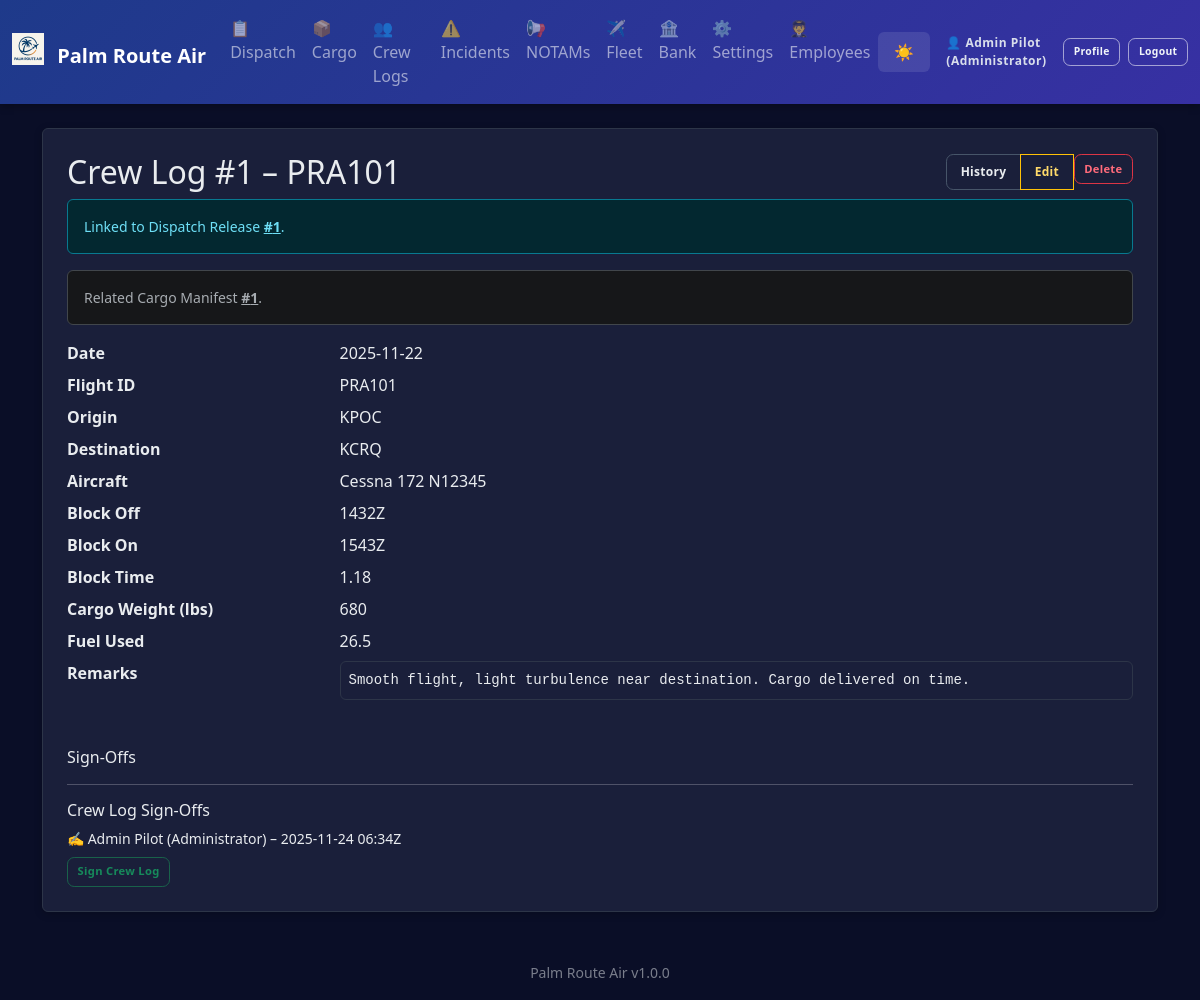
/crew/1 (signed in), run on the app's committed database.
### app.py (models this page shows, shortened)
class AppSettings(db.Model):
    id = db.Column(db.Integer, primary_key=True)
    company_name = db.Column(db.String(100), default='Palm Route Air')
    logo_filename = db.Column(db.String(120))  # stored in static/logos/
    difficulty = db.Column(db.String(20), default='Normal')  # Easy, Normal, Hard, Realistic
    realism_fuel_variance = db.Column(db.Float, default=0.05)  # ±5% revenue jitter
    realism_destination_penalty = db.Column(db.Float, default=0.25)  # 25% penalty for missed destination
    currency_symbol = db.Column(db.String(5), default='$')
    distance_unit = db.Column(db.String(10), default='NM')  # NM or KM
    weight_unit = db.Column(db.String(10), default='lbs')  # lbs or kg
    show_workflow_help = db.Column(db.Integer, default=1)  # 1 = show, 0 = hide

class Employee(db.Model):
    id = db.Column(db.Integer, primary_key=True)
    name = db.Column(db.String(100), nullable=False)
    email = db.Column(db.String(120), unique=True)
    role = db.Column(db.String(50), default='Pilot')
    hire_date = db.Column(db.Date, default=datetime.date.today)
    active = db.Column(db.Integer, default=1)
    password_hash = db.Column(db.String(255))

class CrewLog(db.Model):
    id = db.Column(db.Integer, primary_key=True)
    date = db.Column(db.String(20))
    flight_id = db.Column(db.String(20))
    origin = db.Column(db.String(10))
    destination = db.Column(db.String(10))
    aircraft = db.Column(db.String(50))
    block_off = db.Column(db.String(10))
    block_on = db.Column(db.String(10))
    block_time = db.Column(db.String(10))
    cargo_weight = db.Column(db.String(20))
    fuel_used = db.Column(db.String(20))  # actual fuel used (numeric)
    remarks = db.Column(db.Text)
    dispatch_release_id = db.Column(db.Integer, db.ForeignKey('dispatch_release.id'))
    cargo_manifest_id = db.Column(db.Integer, db.ForeignKey('cargo_manifest.id'))
    dispatch_release = db.relationship('DispatchRelease', lazy='joined')
    cargo_manifest = db.relationship('CargoManifest', lazy='joined')
    signoffs = db.relationship('CrewLogSignOff', backref='crew_log', lazy='dynamic')

class CrewLogSignOff(db.Model):
    id = db.Column(db.Integer, primary_key=True)
    crew_log_id = db.Column(db.Integer, db.ForeignKey('crew_log.id'), nullable=False)
    employee_id = db.Column(db.Integer, db.ForeignKey('employee.id'), nullable=False)
    timestamp = db.Column(db.DateTime, default=datetime.datetime.utcnow)
    employee = db.relationship('Employee', lazy='joined')

### app.py (the view)
@app.route('/crew/<int:id>')
@login_required
def crew_detail(id):
    c = CrewLog.query.get_or_404(id)
    dispatch_ref = DispatchRelease.query.get(c.dispatch_release_id) if c.dispatch_release_id else None
    cargo_ref = CargoManifest.query.get(c.cargo_manifest_id) if c.cargo_manifest_id else None
    signoffs = c.signoffs.order_by(CrewLogSignOff.timestamp.asc()).all()
    return render_template('crew_detail.html', c=c, dispatch_ref=dispatch_ref, cargo_ref=cargo_ref, signoffs=signoffs)

### app.py (called while the page is built)
def login_required(f):
    @wraps(f)
    def wrapper(*args, **kwargs):
        if not session.get('employee_id'):
            flash('Login required.', 'error')
            return redirect(url_for('login'))
        return f(*args, **kwargs)
    return wrapper

@app.before_request
def enforce_login_globally():
    public_endpoints = {'login', 'logout', 'static'}
    if request.endpoint in public_endpoints or request.endpoint is None:
        return
    if not session.get('employee_id'):
        return redirect(url_for('login'))

@app.context_processor
def inject_settings():
    try:
        settings = AppSettings.query.first()
        if not settings:
            settings = AppSettings(company_name='Palm Route Air')
    except:
        settings = None
    current_employee = None
    if session.get('employee_id'):
        current_employee = Employee.query.get(session['employee_id'])
    return dict(app_settings=settings, app_version=APP_VERSION, current_employee=current_employee)

### templates/crew_detail.html
{% extends 'base.html' %}
{% block content %}
<div class="p-4 bg-white rounded shadow-sm">
  <div class="d-flex justify-content-between align-items-center mb-2">
    <h2 class="mb-0">Crew Log #{{ c.id }} – {{ c.flight_id }}</h2>
    <div class="btn-group btn-group-sm">
      <a href="{{ url_for('crew_history') }}" class="btn btn-outline-secondary">History</a>
      <a href="{{ url_for('crew_edit', id=c.id) }}" class="btn btn-outline-warning">Edit</a>
      <form action="{{ url_for('delete_crew', id=c.id) }}" method="post" class="d-inline" onsubmit="return confirm('Delete this crew log entry?');">
        <button class="btn btn-outline-danger btn-sm">Delete</button>
      </form>
    </div>
  </div>
  {% if c.dispatch_release_id %}
    <div class="alert alert-info small mb-3">Linked to Dispatch Release <a href="{{ url_for('dispatch_detail', id=c.dispatch_release_id) }}" class="alert-link">#{{ c.dispatch_release_id }}</a>.</div>
  {% endif %}
  {% if c.cargo_manifest_id %}
    <div class="alert alert-secondary small mb-3">Related Cargo Manifest <a href="{{ url_for('cargo_detail', id=c.cargo_manifest_id) }}" class="alert-link">#{{ c.cargo_manifest_id }}</a>.</div>
  {% endif %}
  <dl class="row mb-0">
    <dt class="col-sm-3">Date</dt><dd class="col-sm-9">{{ c.date }}</dd>
    <dt class="col-sm-3">Flight ID</dt><dd class="col-sm-9">{{ c.flight_id }}</dd>
    <dt class="col-sm-3">Origin</dt><dd class="col-sm-9">{{ c.origin }}</dd>
    <dt class="col-sm-3">Destination</dt><dd class="col-sm-9">{{ c.destination }}</dd>
    <dt class="col-sm-3">Aircraft</dt><dd class="col-sm-9">{{ c.aircraft }}</dd>
    <dt class="col-sm-3">Block Off</dt><dd class="col-sm-9">{{ c.block_off }}</dd>
    <dt class="col-sm-3">Block On</dt><dd class="col-sm-9">{{ c.block_on }}</dd>
    <dt class="col-sm-3">Block Time</dt><dd class="col-sm-9">{{ c.block_time }}</dd>
    <dt class="col-sm-3">Cargo Weight (lbs)</dt><dd class="col-sm-9">{{ c.cargo_weight }}</dd>
    <dt class="col-sm-3">Fuel Used</dt><dd class="col-sm-9">{{ c.fuel_used or '—' }}</dd>
    <dt class="col-sm-3">Remarks</dt><dd class="col-sm-9"><pre class="small bg-light p-2 border rounded" style="white-space:pre-wrap">{{ c.remarks }}</pre></dd>
  </dl>
  <div class="mt-4">
    <h3 class="h6">Sign-Offs</h3>
    <hr class="my-3">
    <div>
      <h5 class="h6 mb-2">Crew Log Sign-Offs</h5>
      {% if signoffs and signoffs|length > 0 %}
        <ul class="list-unstyled small mb-2">
          {% for so in signoffs %}
            <li class="mb-1">✍️ {{ so.employee.name }} ({{ so.employee.role }}) – {{ so.timestamp.strftime('%Y-%m-%d %H:%MZ') }}</li>
          {% endfor %}
        </ul>
      {% else %}
        <p class="small text-muted mb-2">No sign-offs yet.</p>
      {% endif %}
      {% if current_employee %}
        <form method="post" action="{{ url_for('crew_sign', id=c.id) }}" class="d-inline">
          <button class="btn btn-outline-success btn-sm" {% if signoffs and signoffs|selectattr('employee_id','equalto', current_employee.id)|list|length > 0 %}disabled{% endif %}>Sign Crew Log</button>
        </form>
      {% else %}
        <a href="{{ url_for('login') }}" class="btn btn-outline-primary btn-sm">Login to sign</a>
      {% endif %}
    </div>
  </div>
</div>
{% endblock %}

### templates/base.html (shortened to what this page needs)
<!doctype html>
<html lang="en" data-bs-theme="dark">
  <head>
    <link href="https://cdn.jsdelivr.net/npm/bootstrap@5.3.3/dist/css/bootstrap.min.css" rel="stylesheet">
  </head>
  <body>
    <nav class="navbar navbar-expand-lg navbar-dark mb-4">
      <div class="container-fluid">
        <a class="navbar-brand fw-bold" href="{{ url_for('index') }}">
          {% if app_settings and app_settings.logo_filename %}
            <img src="{{ url_for('static', filename='logos/' + app_settings.logo_filename) }}" height="32" class="me-2" style="vertical-align: -0.125em;" alt="Logo">
          {% endif %}
          {{ app_settings.company_name if app_settings else 'Palm Route Air' }}
        </a>
        <div class="collapse navbar-collapse" id="navbarNav">
          <ul class="navbar-nav me-auto">
            <li class="nav-item"><a class="nav-link" href="{{ url_for('dispatch_history') }}">📋 Dispatch</a></li>
            <li class="nav-item"><a class="nav-link" href="{{ url_for('cargo_history') }}">📦 Cargo</a></li>
            <li class="nav-item"><a class="nav-link" href="{{ url_for('crew_history') }}">👥 Crew Logs</a></li>
            <li class="nav-item"><a class="nav-link" href="{{ url_for('incident_history') }}">⚠️ Incidents</a></li>
            <li class="nav-item"><a class="nav-link" href="{{ url_for('notams_history') }}">📢 NOTAMs</a></li>
            <li class="nav-item"><a class="nav-link" href="{{ url_for('fleet_history') }}">✈️ Fleet</a></li>
            <li class="nav-item"><a class="nav-link" href="{{ url_for('economy_ledger') }}">🏦 Bank</a></li>
            <li class="nav-item"><a class="nav-link" href="{{ url_for('settings') }}">⚙️ Settings</a></li>
            {% if current_employee and current_employee.role in ['Manager','Administrator'] %}
            <li class="nav-item"><a class="nav-link" href="{{ url_for('employees') }}">🧑‍✈️ Employees</a></li>
            {% endif %}
          </ul>
          <button class="theme-toggle text-white" onclick="toggleTheme()" title="Toggle theme">
            <span id="theme-icon">🌙</span>
          </button>
          <div class="ms-3 d-flex align-items-center auth-actions">
            {% if current_employee %}
              <span class="auth-user-text me-2">👤 {{ current_employee.name }} ({{ current_employee.role }})</span>
              <a href="{{ url_for('profile') }}" class="btn btn-outline-light btn-sm me-2" title="View Profile">Profile</a>
              <a href="{{ url_for('logout') }}" class="btn btn-outline-light btn-sm" title="Logout">Logout</a>
            {% else %}
              <a href="{{ url_for('login') }}" class="btn btn-outline-light btn-sm" title="Employee Login">Login</a>
            {% endif %}
          </div>
        </div>
      </div>
    </nav>
    <main class="container mb-5">
      {% block content %}{% endblock %}
    </main>
    <footer class="container text-center pb-3">
      <small class="text-muted">{{ app_settings.company_name if app_settings else 'Palm Route Air' }} {{ app_version }}</small>
    </footer>
  </body>
</html>

### templates/base.html (style rules this page uses)
:root { --pra-primary: #0d6efd; --pra-secondary: #6c757d; --pra-success: #198754; --pra-danger: #dc3545; --pra-warning: #ffc107; --pra-info: #0dcaf0; --pra-thead-bg-light: #e9ecef; --pra-thead-color-light: #212529; --pra-thead-bg-dark: #1f2542; --pra-thead-color-dark: #f8f9fa; }
[data-bs-theme="dark"] { --bs-body-bg: #0a0e27; --bs-body-color: #e9ecef; --bs-card-bg: #1a1f3a; --bs-border-color: #2d3548; --bs-emphasis-color: #ffffff; }
body { background: var(--bs-body-bg); color: var(--bs-body-color); transition: background-color 0.3s ease, color 0.3s ease; }
.bg-white, .bg-light { background-color: var(--bs-card-bg) !important; border-color: var(--bs-border-color); }
.navbar { background: linear-gradient(135deg, #1e3a8a 0%, #3730a3 100%) !important; box-shadow: 0 2px 8px rgba(0,0,0,0.3); }
[data-bs-theme="dark"] .navbar .btn-outline-light { color: #f8f9fa !important; border-color: rgba(255,255,255,0.5) !important; background-color: transparent !important; }
.auth-actions .btn { transition: background-color .15s, color .15s, border-color .15s; }
.auth-user-text { font-size: .75rem; font-weight: 600; letter-spacing: .5px; opacity: 0.95; }
[data-bs-theme="dark"] .auth-user-text { color: #e2e8f0; }
.card, .shadow-sm, .rounded.shadow-sm { background-color: var(--bs-card-bg); border: 1px solid var(--bs-border-color); box-shadow: 0 2px 8px rgba(0,0,0,0.2) !important; }
.btn-outline-secondary, .btn-outline-primary, .btn-outline-warning, .btn-outline-info, .btn-outline-danger { border-width: 1.5px; }
.theme-toggle { cursor: pointer; padding: 0.5rem 1rem; border: none; background: rgba(255,255,255,0.1); border-radius: 0.375rem; transition: background 0.2s; }
pre { background-color: var(--bs-body-bg) !important; border-color: var(--bs-border-color) !important; color: var(--bs-body-color); }
.alert { border-width: 1px; }
.text-muted { opacity: 0.7; }
.btn { font-weight: 600; font-size: .75rem; letter-spacing: .3px; border-radius: .45rem; border-width: 1.5px; padding: .50rem .85rem; transition: background-color .15s, color .15s, border-color .15s, box-shadow .15s; }
.btn-sm { padding: .35rem .6rem; font-size: .70rem; }
.btn-outline-secondary { color: var(--bs-body-color); }
[data-bs-theme="dark"] .btn-outline-secondary { border-color: #475569; }
[data-bs-theme="dark"] .btn-outline-success { border-color: #198754; color: #15c46d; }
[data-bs-theme="dark"] .btn-outline-warning { border-color: #ffc107; color: #ffda6a; }
[data-bs-theme="dark"] .btn-outline-danger { border-color: #dc3545; color: #ff6b7b; }
.navbar .btn { font-size: .65rem; padding: .35rem .6rem; }
.navbar .btn-outline-light { font-weight:600; }
[data-bs-theme="dark"] .navbar .btn-outline-light { color:#f1f5f9 !important; border-color: rgba(255,255,255,0.55) !important; }

### data on the page
AppSettings: logo_filename (picture), company_name "Palm Route Air"
Employee: name "Admin Pilot", role "Administrator"
CrewLog: id "1", flight_id "PRA101", dispatch_release_id "1", cargo_manifest_id "1", date "2025-11-22", origin "KPOC", destination "KCRQ", aircraft "Cessna 172 N12345", block_off "1432Z", block_on "1543Z", block_time "1.18", cargo_weight "680", fuel_used "26.5", remarks "Smooth flight, light turbulence near destination. Cargo delivered on time."
CrewLogSignOff: employee.name "Admin Pilot", employee.role "Administrator", timestamp "2025-11-24 06:34Z"

### other printed values
{{ app_version }} "v1.0.0"
